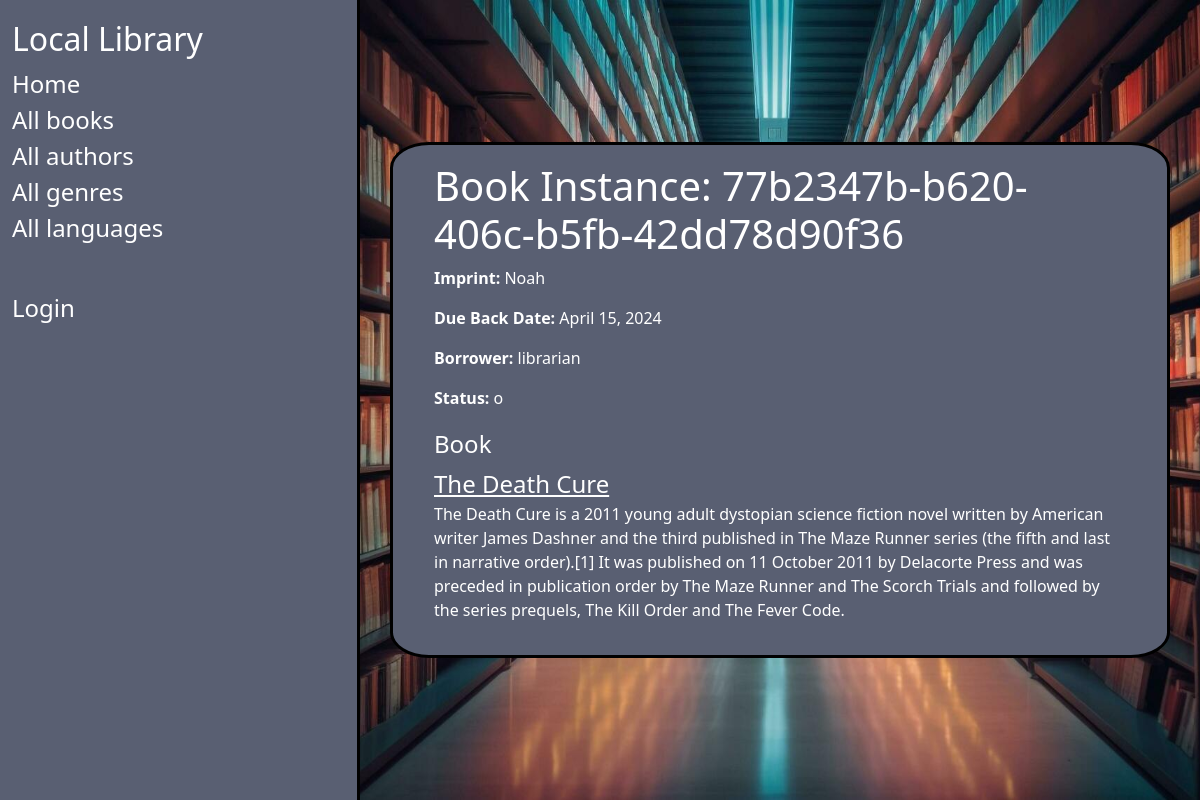
Screenshot of /catalog/bookinstance/77b2347b-b620-406c-b5fb-42dd78d90f36 with the database file from the repository.
### catalog/models.py (models this page shows, shortened)
class BookInstance(models.Model):
    id = models.UUIDField(primary_key=True, default=uuid.uuid4,
                          help_text="Unique ID for this particular book across whole library")
    book = models.ForeignKey('Book', on_delete=models.RESTRICT, null=True)
    imprint = models.CharField(max_length=200)
    due_back = models.DateField(null=True, blank=True)
    borrower = models.ForeignKey(settings.AUTH_USER_MODEL, on_delete=models.SET_NULL, null=True, blank=True)
    LOAN_STATUS = (
        ('m', 'Maintenance'),
        ('o', 'On loan'),
        ('a', 'Available'),
        ('r', 'Reserved'),
    )
    status = models.CharField(
        max_length=1,
        choices=LOAN_STATUS,
        blank=True,
        default='m',
        help_text='Book availability',
    )
    class Meta:
        ordering = ['due_back']
        permissions = (("can_mark_returned", "Set book as returned"),)

class Book(models.Model):
    title = models.CharField(max_length=200)
    author = models.ForeignKey('Author', on_delete=models.RESTRICT, null=True)
    summary = models.TextField(
        max_length=1000, help_text="Enter a brief description of the book")
    isbn = models.CharField('ISBN', max_length=13,
                            unique=True,
                            help_text='13 Character <a href="https://www.isbn-international.org/content/what-isbn'
                                      '">ISBN number</a>')
    genre = models.ManyToManyField(
        Genre, help_text="Select a genre for this book")
    language = models.ForeignKey(
        'Language', on_delete=models.SET_NULL, null=True)
    def get_absolute_url(self):
        return reverse('book-detail', args=[str(self.id)])
    def display_genre(self):
        """Create a string for the Genre. This is required to display genre in Admin."""
        return ', '.join(genre.name for genre in self.genre.all()[:3])
    display_genre.short_description = 'Genre'

### catalog/views.py (the view)
# urls.py: path('bookinstance/<uuid:pk>', views.BookInstanceDetailView.as_view(), name='bookinstance-detail'),
class BookInstanceDetailView(generic.DetailView):
    model = BookInstance

### catalog/templates/catalog/bookinstance_detail.html (shortened to what this page needs)
{% extends "base_generic.html" %}
{% block content %}
  <h1>Book Instance: {{ bookinstance.id }}</h1>
  <p><strong>Imprint:</strong> {{ bookinstance.imprint }}</p>
  <p><strong>Due Back Date:</strong> {{ bookinstance.due_back }}</p>
  <p><strong>Borrower:</strong> {{ bookinstance.borrower}}</p>
  <p><strong>Status:</strong> {{ bookinstance.status}}</p>
  <div style="margin-top:20px;height:fit-content">
    <h4>Book</h4>
    <p>
      <a href="{{ bookinstance.book.get_absolute_url }}">{{ bookinstance.book.title }}</a>
      <br>{{bookinstance.book.summary}}
    </p>
  </div>
{% endblock %}
{% block sidebar %}
  {{ block.super }}
{% endblock %}

### catalog/static/css/styles.css (style rules this page uses)
a, li { font-size: x-large; }
div { height: 100vh; }
.main a { color: black; }
.inherit a, .inherit hr, .inherit text, .inherit p, .inherit li, .inherit h1, .inherit h2, .inherit h3, .inherit h4 { color: white; }

### rows the page displays
BookInstance: id "77b2347b-b620-406c-b5fb-42dd78d90f36", imprint "Noah", due_back "April 15, 2024", borrower "librarian", status "o", book "The Death Cure", book.summary "The Death Cure is a 2011 young adult dystopian science fiction novel written by American writer James Dashner and the third published in The Maze Runner series (the fifth and last in narrative order).[1] It was published on 11 October 2011 by Delacorte Press and was preceded in publication order by The Maze Runner and The Scorch Trials and followed by the series prequels, The Kill Order and The Fever Code."
